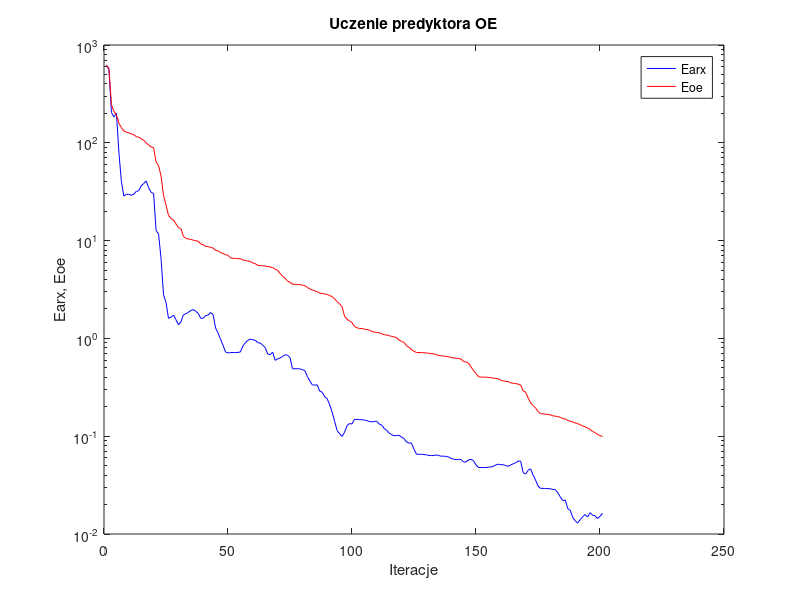
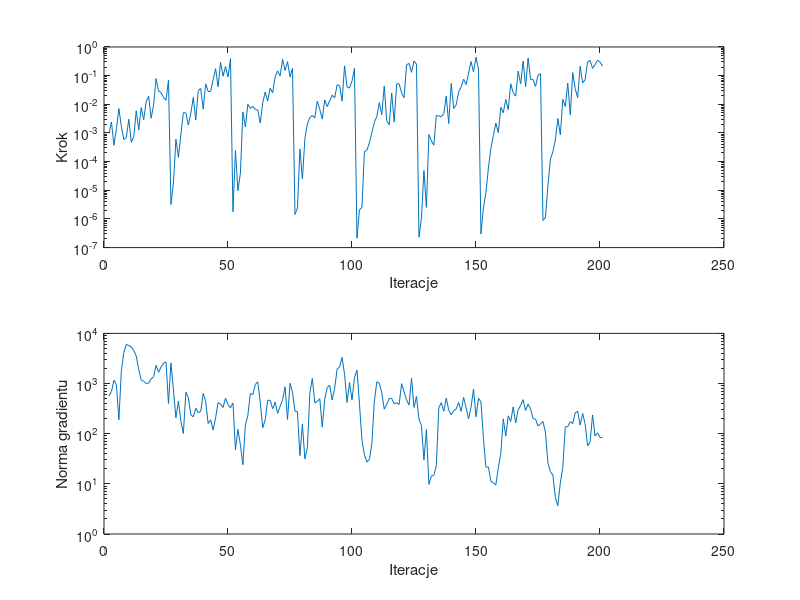

Recreate these plots in MATLAB, in order.
%uczenie predyktora oe
clear all;
n=0; farx(n+1)=6.204578e+002; foe(n+1)=6.212872e+002; wspucz(n+1)=0.000000e+000; ng(n+1)=0.000000e+000;
%odnowa zmiennej metryki
n=1; farx(n+1)=5.564738e+002; foe(n+1)=5.766908e+002; krok(n+1)=9.761580e-004; ng(n+1)=5.693936e+002;
n=2; farx(n+1)=2.036030e+002; foe(n+1)=2.462947e+002; krok(n+1)=2.414856e-003; ng(n+1)=6.933455e+002;
n=3; farx(n+1)=1.839379e+002; foe(n+1)=2.088656e+002; krok(n+1)=3.716215e-004; ng(n+1)=1.166593e+003;
n=4; farx(n+1)=2.013956e+002; foe(n+1)=1.939146e+002; krok(n+1)=1.402097e-003; ng(n+1)=9.520447e+002;
n=5; farx(n+1)=8.017323e+001; foe(n+1)=1.584903e+002; krok(n+1)=7.088910e-003; ng(n+1)=1.897772e+002;
n=6; farx(n+1)=4.038718e+001; foe(n+1)=1.434266e+002; krok(n+1)=1.670282e-003; ng(n+1)=1.799385e+003;
n=7; farx(n+1)=2.848207e+001; foe(n+1)=1.320210e+002; krok(n+1)=5.880954e-004; ng(n+1)=4.131045e+003;
n=8; farx(n+1)=2.980689e+001; foe(n+1)=1.288016e+002; krok(n+1)=6.946998e-004; ng(n+1)=6.068528e+003;
n=9; farx(n+1)=2.970668e+001; foe(n+1)=1.261499e+002; krok(n+1)=3.026819e-003; ng(n+1)=5.735345e+003;
n=10; farx(n+1)=2.906997e+001; foe(n+1)=1.235168e+002; krok(n+1)=4.704542e-004; ng(n+1)=5.364238e+003;
n=11; farx(n+1)=2.981887e+001; foe(n+1)=1.206421e+002; krok(n+1)=7.452159e-004; ng(n+1)=4.585219e+003;
n=12; farx(n+1)=3.179896e+001; foe(n+1)=1.158423e+002; krok(n+1)=5.945944e-003; ng(n+1)=3.534260e+003;
n=13; farx(n+1)=3.237703e+001; foe(n+1)=1.140748e+002; krok(n+1)=1.273916e-003; ng(n+1)=1.920334e+003;
n=14; farx(n+1)=3.629806e+001; foe(n+1)=1.100626e+002; krok(n+1)=7.632150e-003; ng(n+1)=1.178482e+003;
n=15; farx(n+1)=3.837462e+001; foe(n+1)=1.059747e+002; krok(n+1)=2.883948e-003; ng(n+1)=1.105453e+003;
n=16; farx(n+1)=4.070306e+001; foe(n+1)=9.964865e+001; krok(n+1)=1.226153e-002; ng(n+1)=1.002718e+003;
n=17; farx(n+1)=3.472213e+001; foe(n+1)=9.498642e+001; krok(n+1)=1.912971e-002; ng(n+1)=1.020084e+003;
n=18; farx(n+1)=3.108902e+001; foe(n+1)=9.069780e+001; krok(n+1)=3.264384e-003; ng(n+1)=1.236191e+003;
n=19; farx(n+1)=3.034198e+001; foe(n+1)=8.925748e+001; krok(n+1)=9.484553e-003; ng(n+1)=1.364357e+003;
n=20; farx(n+1)=1.272332e+001; foe(n+1)=6.353400e+001; krok(n+1)=7.911036e-002; ng(n+1)=2.302604e+003;
n=21; farx(n+1)=1.166303e+001; foe(n+1)=5.851729e+001; krok(n+1)=2.936823e-002; ng(n+1)=1.677061e+003;
n=22; farx(n+1)=6.558800e+000; foe(n+1)=4.575057e+001; krok(n+1)=2.550930e-002; ng(n+1)=2.137609e+003;
n=23; farx(n+1)=2.799158e+000; foe(n+1)=2.900471e+001; krok(n+1)=1.750226e-002; ng(n+1)=2.543891e+003;
n=24; farx(n+1)=2.332069e+000; foe(n+1)=2.309485e+001; krok(n+1)=1.378623e-002; ng(n+1)=2.702208e+003;
n=25; farx(n+1)=1.606472e+000; foe(n+1)=1.815569e+001; krok(n+1)=6.900644e-002; ng(n+1)=3.990250e+002;
%odnowa zmiennej metryki
n=26; farx(n+1)=1.645873e+000; foe(n+1)=1.685150e+001; krok(n+1)=3.174164e-006; ng(n+1)=2.574854e+003;
n=27; farx(n+1)=1.727853e+000; foe(n+1)=1.626726e+001; krok(n+1)=1.808278e-005; ng(n+1)=7.429739e+002;
n=28; farx(n+1)=1.558333e+000; foe(n+1)=1.482755e+001; krok(n+1)=6.065490e-004; ng(n+1)=2.057133e+002;
n=29; farx(n+1)=1.379526e+000; foe(n+1)=1.354253e+001; krok(n+1)=1.409239e-004; ng(n+1)=4.460539e+002;
n=30; farx(n+1)=1.468834e+000; foe(n+1)=1.330670e+001; krok(n+1)=8.931057e-004; ng(n+1)=1.757818e+002;
n=31; farx(n+1)=1.745682e+000; foe(n+1)=1.103842e+001; krok(n+1)=5.119766e-003; ng(n+1)=1.010529e+002;
n=32; farx(n+1)=1.786541e+000; foe(n+1)=1.055790e+001; krok(n+1)=5.036156e-003; ng(n+1)=6.713444e+002;
n=33; farx(n+1)=1.843128e+000; foe(n+1)=1.038814e+001; krok(n+1)=1.882699e-003; ng(n+1)=5.249426e+002;
n=34; farx(n+1)=1.932236e+000; foe(n+1)=1.028332e+001; krok(n+1)=4.853566e-003; ng(n+1)=2.389729e+002;
n=35; farx(n+1)=1.968182e+000; foe(n+1)=1.009805e+001; krok(n+1)=1.734832e-002; ng(n+1)=2.163554e+002;
n=36; farx(n+1)=1.895568e+000; foe(n+1)=9.984852e+000; krok(n+1)=2.827577e-003; ng(n+1)=3.207977e+002;
n=37; farx(n+1)=1.803324e+000; foe(n+1)=9.841506e+000; krok(n+1)=3.022871e-002; ng(n+1)=2.613541e+002;
n=38; farx(n+1)=1.606628e+000; foe(n+1)=9.256922e+000; krok(n+1)=3.556534e-002; ng(n+1)=2.787544e+002;
n=39; farx(n+1)=1.605838e+000; foe(n+1)=9.053680e+000; krok(n+1)=6.832143e-003; ng(n+1)=6.372443e+002;
n=40; farx(n+1)=1.713641e+000; foe(n+1)=8.726187e+000; krok(n+1)=5.160128e-002; ng(n+1)=4.407751e+002;
n=41; farx(n+1)=1.732746e+000; foe(n+1)=8.685147e+000; krok(n+1)=2.803148e-002; ng(n+1)=1.593202e+002;
n=42; farx(n+1)=1.844014e+000; foe(n+1)=8.511133e+000; krok(n+1)=2.835564e-002; ng(n+1)=1.892705e+002;
n=43; farx(n+1)=1.745967e+000; foe(n+1)=8.406138e+000; krok(n+1)=7.266281e-002; ng(n+1)=1.181140e+002;
n=44; farx(n+1)=1.277349e+000; foe(n+1)=7.940680e+000; krok(n+1)=1.752988e-001; ng(n+1)=2.070243e+002;
n=45; farx(n+1)=1.134336e+000; foe(n+1)=7.850175e+000; krok(n+1)=4.102628e-002; ng(n+1)=4.164083e+002;
n=46; farx(n+1)=9.780284e-001; foe(n+1)=7.543279e+000; krok(n+1)=2.920744e-001; ng(n+1)=3.867862e+002;
n=47; farx(n+1)=8.512356e-001; foe(n+1)=7.360567e+000; krok(n+1)=9.563284e-002; ng(n+1)=3.329715e+002;
n=48; farx(n+1)=7.262478e-001; foe(n+1)=7.175427e+000; krok(n+1)=2.093785e-001; ng(n+1)=5.110247e+002;
n=49; farx(n+1)=7.083012e-001; foe(n+1)=7.067808e+000; krok(n+1)=8.973318e-002; ng(n+1)=3.812443e+002;
n=50; farx(n+1)=7.178447e-001; foe(n+1)=6.637094e+000; krok(n+1)=3.923690e-001; ng(n+1)=3.277761e+002;
%odnowa zmiennej metryki
n=51; farx(n+1)=7.166589e-001; foe(n+1)=6.601632e+000; krok(n+1)=1.783261e-006; ng(n+1)=4.088486e+002;
n=52; farx(n+1)=7.157531e-001; foe(n+1)=6.559008e+000; krok(n+1)=2.447979e-004; ng(n+1)=4.796361e+001;
n=53; farx(n+1)=7.193174e-001; foe(n+1)=6.547815e+000; krok(n+1)=9.645404e-006; ng(n+1)=1.216214e+002;
n=54; farx(n+1)=7.268283e-001; foe(n+1)=6.537375e+000; krok(n+1)=3.982214e-005; ng(n+1)=6.016688e+001;
n=55; farx(n+1)=8.372170e-001; foe(n+1)=6.336424e+000; krok(n+1)=5.433546e-003; ng(n+1)=2.404796e+001;
n=56; farx(n+1)=9.027790e-001; foe(n+1)=6.252871e+000; krok(n+1)=1.631651e-003; ng(n+1)=1.504244e+002;
n=57; farx(n+1)=9.543868e-001; foe(n+1)=6.180206e+000; krok(n+1)=1.000091e-002; ng(n+1)=2.321241e+002;
n=58; farx(n+1)=9.837265e-001; foe(n+1)=6.114300e+000; krok(n+1)=7.242402e-003; ng(n+1)=6.327635e+002;
n=59; farx(n+1)=9.675312e-001; foe(n+1)=5.915171e+000; krok(n+1)=8.402186e-003; ng(n+1)=6.022833e+002;
n=60; farx(n+1)=9.580277e-001; foe(n+1)=5.803021e+000; krok(n+1)=6.669234e-003; ng(n+1)=9.520088e+002;
n=61; farx(n+1)=9.038633e-001; foe(n+1)=5.583999e+000; krok(n+1)=6.271232e-003; ng(n+1)=1.082109e+003;
n=62; farx(n+1)=8.968942e-001; foe(n+1)=5.556795e+000; krok(n+1)=2.218843e-003; ng(n+1)=4.303031e+002;
n=63; farx(n+1)=8.538055e-001; foe(n+1)=5.532609e+000; krok(n+1)=1.139839e-002; ng(n+1)=1.310278e+002;
n=64; farx(n+1)=8.062643e-001; foe(n+1)=5.492422e+000; krok(n+1)=2.690904e-002; ng(n+1)=1.885120e+002;
n=65; farx(n+1)=6.922717e-001; foe(n+1)=5.431097e+000; krok(n+1)=1.296098e-002; ng(n+1)=4.611358e+002;
n=66; farx(n+1)=6.817749e-001; foe(n+1)=5.373499e+000; krok(n+1)=3.692409e-002; ng(n+1)=4.645621e+002;
n=67; farx(n+1)=7.244712e-001; foe(n+1)=5.306897e+000; krok(n+1)=2.502768e-002; ng(n+1)=3.132037e+002;
n=68; farx(n+1)=5.970028e-001; foe(n+1)=5.100176e+000; krok(n+1)=9.118713e-002; ng(n+1)=4.264778e+002;
n=69; farx(n+1)=6.159963e-001; foe(n+1)=4.971047e+000; krok(n+1)=1.468011e-001; ng(n+1)=2.539543e+002;
n=70; farx(n+1)=6.299127e-001; foe(n+1)=4.609565e+000; krok(n+1)=9.760941e-002; ng(n+1)=3.498088e+002;
n=71; farx(n+1)=6.541452e-001; foe(n+1)=4.323190e+000; krok(n+1)=3.711420e-001; ng(n+1)=4.717698e+002;
n=72; farx(n+1)=6.800167e-001; foe(n+1)=4.123586e+000; krok(n+1)=1.506743e-001; ng(n+1)=8.585173e+002;
n=73; farx(n+1)=6.721200e-001; foe(n+1)=3.863984e+000; krok(n+1)=3.083795e-001; ng(n+1)=1.921810e+002;
n=74; farx(n+1)=6.367194e-001; foe(n+1)=3.745991e+000; krok(n+1)=9.091272e-002; ng(n+1)=1.013571e+003;
n=75; farx(n+1)=4.891635e-001; foe(n+1)=3.581851e+000; krok(n+1)=1.794664e-001; ng(n+1)=6.735109e+002;
%odnowa zmiennej metryki
n=76; farx(n+1)=4.894051e-001; foe(n+1)=3.574172e+000; krok(n+1)=1.443225e-006; ng(n+1)=2.823447e+002;
n=77; farx(n+1)=4.901107e-001; foe(n+1)=3.565527e+000; krok(n+1)=2.417991e-006; ng(n+1)=2.745631e+002;
n=78; farx(n+1)=4.878499e-001; foe(n+1)=3.541064e+000; krok(n+1)=2.770473e-004; ng(n+1)=3.656292e+001;
n=79; farx(n+1)=4.786972e-001; foe(n+1)=3.508019e+000; krok(n+1)=2.470394e-005; ng(n+1)=1.552013e+002;
n=80; farx(n+1)=4.692291e-001; foe(n+1)=3.457740e+000; krok(n+1)=6.277588e-004; ng(n+1)=3.138933e+001;
n=81; farx(n+1)=4.083525e-001; foe(n+1)=3.319673e+000; krok(n+1)=2.050616e-003; ng(n+1)=5.239682e+001;
n=82; farx(n+1)=3.664243e-001; foe(n+1)=3.207629e+000; krok(n+1)=3.452691e-003; ng(n+1)=6.417564e+002;
n=83; farx(n+1)=3.350003e-001; foe(n+1)=3.117437e+000; krok(n+1)=4.065324e-003; ng(n+1)=1.270699e+003;
n=84; farx(n+1)=3.330910e-001; foe(n+1)=3.064747e+000; krok(n+1)=3.359405e-003; ng(n+1)=4.098615e+002;
n=85; farx(n+1)=3.344466e-001; foe(n+1)=3.001768e+000; krok(n+1)=1.296098e-002; ng(n+1)=4.402884e+002;
n=86; farx(n+1)=2.888742e-001; foe(n+1)=2.900721e+000; krok(n+1)=6.669234e-003; ng(n+1)=4.981280e+002;
n=87; farx(n+1)=2.816462e-001; foe(n+1)=2.879336e+000; krok(n+1)=3.056641e-003; ng(n+1)=1.354354e+002;
n=88; farx(n+1)=2.529947e-001; foe(n+1)=2.841849e+000; krok(n+1)=1.417782e-002; ng(n+1)=4.850153e+002;
n=89; farx(n+1)=2.410734e-001; foe(n+1)=2.819389e+000; krok(n+1)=8.309325e-003; ng(n+1)=8.347399e+002;
n=90; farx(n+1)=2.094123e-001; foe(n+1)=2.741099e+000; krok(n+1)=1.303720e-002; ng(n+1)=9.238259e+002;
n=91; farx(n+1)=1.760124e-001; foe(n+1)=2.673191e+000; krok(n+1)=2.079162e-002; ng(n+1)=4.676137e+002;
n=92; farx(n+1)=1.420473e-001; foe(n+1)=2.534020e+000; krok(n+1)=1.680437e-002; ng(n+1)=8.050512e+002;
n=93; farx(n+1)=1.141064e-001; foe(n+1)=2.382696e+000; krok(n+1)=4.785778e-002; ng(n+1)=1.947215e+003;
n=94; farx(n+1)=1.061415e-001; foe(n+1)=2.251843e+000; krok(n+1)=4.568872e-002; ng(n+1)=2.134338e+003;
n=95; farx(n+1)=9.947889e-002; foe(n+1)=2.109456e+000; krok(n+1)=1.289397e-002; ng(n+1)=3.310938e+003;
n=96; farx(n+1)=1.096160e-001; foe(n+1)=1.684691e+000; krok(n+1)=2.203031e-001; ng(n+1)=1.522596e+003;
n=97; farx(n+1)=1.284087e-001; foe(n+1)=1.570751e+000; krok(n+1)=4.077788e-002; ng(n+1)=4.200243e+002;
n=98; farx(n+1)=1.347296e-001; foe(n+1)=1.503526e+000; krok(n+1)=3.680593e-002; ng(n+1)=1.047580e+003;
n=99; farx(n+1)=1.334006e-001; foe(n+1)=1.450551e+000; krok(n+1)=6.460817e-002; ng(n+1)=4.714047e+002;
n=100; farx(n+1)=1.488656e-001; foe(n+1)=1.327510e+000; krok(n+1)=1.817918e-001; ng(n+1)=1.306138e+003;
%odnowa zmiennej metryki
n=101; farx(n+1)=1.484571e-001; foe(n+1)=1.282938e+000; krok(n+1)=2.118962e-007; ng(n+1)=1.851277e+003;
n=102; farx(n+1)=1.475188e-001; foe(n+1)=1.263223e+000; krok(n+1)=2.079230e-006; ng(n+1)=4.055551e+002;
n=103; farx(n+1)=1.474089e-001; foe(n+1)=1.262364e+000; krok(n+1)=2.533654e-006; ng(n+1)=7.444058e+001;
n=104; farx(n+1)=1.465313e-001; foe(n+1)=1.241761e+000; krok(n+1)=2.196646e-004; ng(n+1)=3.827244e+001;
n=105; farx(n+1)=1.442177e-001; foe(n+1)=1.233656e+000; krok(n+1)=2.516773e-004; ng(n+1)=2.721333e+001;
n=106; farx(n+1)=1.413618e-001; foe(n+1)=1.213896e+000; krok(n+1)=4.482666e-004; ng(n+1)=3.077353e+001;
n=107; farx(n+1)=1.400653e-001; foe(n+1)=1.177575e+000; krok(n+1)=1.021844e-003; ng(n+1)=6.210011e+001;
n=108; farx(n+1)=1.416476e-001; foe(n+1)=1.159173e+000; krok(n+1)=2.359800e-003; ng(n+1)=4.333569e+002;
n=109; farx(n+1)=1.420120e-001; foe(n+1)=1.152655e+000; krok(n+1)=3.715831e-003; ng(n+1)=1.080465e+003;
n=110; farx(n+1)=1.329238e-001; foe(n+1)=1.137918e+000; krok(n+1)=1.139839e-002; ng(n+1)=1.015221e+003;
n=111; farx(n+1)=1.300891e-001; foe(n+1)=1.115204e+000; krok(n+1)=4.341280e-003; ng(n+1)=6.557622e+002;
n=112; farx(n+1)=1.196987e-001; foe(n+1)=1.091226e+000; krok(n+1)=4.346837e-002; ng(n+1)=3.101277e+002;
n=113; farx(n+1)=1.146728e-001; foe(n+1)=1.082263e+000; krok(n+1)=2.673171e-003; ng(n+1)=3.817506e+002;
n=114; farx(n+1)=1.076939e-001; foe(n+1)=1.066840e+000; krok(n+1)=1.934772e-003; ng(n+1)=5.058679e+002;
n=115; farx(n+1)=1.037081e-001; foe(n+1)=1.047926e+000; krok(n+1)=2.476948e-002; ng(n+1)=5.011801e+002;
n=116; farx(n+1)=1.009530e-001; foe(n+1)=1.037636e+000; krok(n+1)=2.397584e-003; ng(n+1)=3.949842e+002;
n=117; farx(n+1)=1.014863e-001; foe(n+1)=1.016374e+000; krok(n+1)=5.157588e-002; ng(n+1)=4.153500e+002;
n=118; farx(n+1)=1.020654e-001; foe(n+1)=9.601412e-001; krok(n+1)=5.197516e-002; ng(n+1)=3.816995e+002;
n=119; farx(n+1)=9.784232e-002; foe(n+1)=9.292425e-001; krok(n+1)=2.502768e-002; ng(n+1)=9.965012e+002;
n=120; farx(n+1)=9.456637e-002; foe(n+1)=9.093612e-001; krok(n+1)=1.696688e-002; ng(n+1)=6.845888e+002;
n=121; farx(n+1)=8.718368e-002; foe(n+1)=8.398153e-001; krok(n+1)=2.357265e-001; ng(n+1)=4.731617e+002;
n=122; farx(n+1)=8.516184e-002; foe(n+1)=8.111876e-001; krok(n+1)=2.693452e-001; ng(n+1)=3.720344e+002;
n=123; farx(n+1)=8.481592e-002; foe(n+1)=7.683998e-001; krok(n+1)=1.300904e-001; ng(n+1)=1.271879e+003;
n=124; farx(n+1)=7.345915e-002; foe(n+1)=7.378083e-001; krok(n+1)=3.240219e-001; ng(n+1)=3.354329e+002;
n=125; farx(n+1)=6.538235e-002; foe(n+1)=7.179388e-001; krok(n+1)=2.522670e-001; ng(n+1)=5.521734e+002;
%odnowa zmiennej metryki
n=126; farx(n+1)=6.536657e-002; foe(n+1)=7.173621e-001; krok(n+1)=2.320443e-007; ng(n+1)=1.961831e+002;
n=127; farx(n+1)=6.530551e-002; foe(n+1)=7.161081e-001; krok(n+1)=1.068253e-006; ng(n+1)=1.458383e+002;
n=128; farx(n+1)=6.493197e-002; foe(n+1)=7.126255e-001; krok(n+1)=4.888219e-005; ng(n+1)=2.980098e+001;
n=129; farx(n+1)=6.455503e-002; foe(n+1)=7.107108e-001; krok(n+1)=2.522207e-006; ng(n+1)=1.209801e+002;
n=130; farx(n+1)=6.344441e-002; foe(n+1)=7.046830e-001; krok(n+1)=8.861138e-004; ng(n+1)=9.785193e+000;
n=131; farx(n+1)=6.340803e-002; foe(n+1)=6.986986e-001; krok(n+1)=5.319106e-004; ng(n+1)=1.426890e+001;
n=132; farx(n+1)=6.342406e-002; foe(n+1)=6.962613e-001; krok(n+1)=3.748417e-004; ng(n+1)=1.495942e+001;
n=133; farx(n+1)=6.431863e-002; foe(n+1)=6.796668e-001; krok(n+1)=4.049572e-003; ng(n+1)=2.309295e+001;
n=134; farx(n+1)=6.347502e-002; foe(n+1)=6.713501e-001; krok(n+1)=3.941672e-003; ng(n+1)=3.288219e+002;
n=135; farx(n+1)=6.239348e-002; foe(n+1)=6.649494e-001; krok(n+1)=3.698907e-003; ng(n+1)=4.158278e+002;
n=136; farx(n+1)=6.256110e-002; foe(n+1)=6.585305e-001; krok(n+1)=4.692985e-003; ng(n+1)=2.800050e+002;
n=137; farx(n+1)=6.205482e-002; foe(n+1)=6.528260e-001; krok(n+1)=1.945154e-002; ng(n+1)=5.132573e+002;
n=138; farx(n+1)=6.126255e-002; foe(n+1)=6.495740e-001; krok(n+1)=2.132304e-003; ng(n+1)=2.955034e+002;
n=139; farx(n+1)=5.927569e-002; foe(n+1)=6.353779e-001; krok(n+1)=5.360061e-002; ng(n+1)=2.385358e+002;
n=140; farx(n+1)=5.827828e-002; foe(n+1)=6.318214e-001; krok(n+1)=7.172266e-003; ng(n+1)=2.873872e+002;
n=141; farx(n+1)=5.751732e-002; foe(n+1)=6.280485e-001; krok(n+1)=9.502242e-003; ng(n+1)=3.107399e+002;
n=142; farx(n+1)=5.802041e-002; foe(n+1)=6.233010e-001; krok(n+1)=2.642647e-002; ng(n+1)=4.200383e+002;
n=143; farx(n+1)=5.773631e-002; foe(n+1)=6.156602e-001; krok(n+1)=4.028924e-002; ng(n+1)=2.798537e+002;
n=144; farx(n+1)=5.437410e-002; foe(n+1)=5.798911e-001; krok(n+1)=7.542765e-002; ng(n+1)=5.309382e+002;
n=145; farx(n+1)=5.466328e-002; foe(n+1)=5.727106e-001; krok(n+1)=4.879939e-002; ng(n+1)=3.306230e+002;
n=146; farx(n+1)=5.734412e-002; foe(n+1)=5.580163e-001; krok(n+1)=1.230771e-001; ng(n+1)=1.976341e+002;
n=147; farx(n+1)=5.793398e-002; foe(n+1)=5.112377e-001; krok(n+1)=3.123324e-001; ng(n+1)=3.402568e+002;
n=148; farx(n+1)=5.608184e-002; foe(n+1)=4.686235e-001; krok(n+1)=1.341318e-001; ng(n+1)=7.722032e+002;
n=149; farx(n+1)=5.084152e-002; foe(n+1)=4.386211e-001; krok(n+1)=4.406235e-001; ng(n+1)=2.178420e+002;
n=150; farx(n+1)=4.787998e-002; foe(n+1)=4.057401e-001; krok(n+1)=1.677703e-001; ng(n+1)=5.056135e+002;
%odnowa zmiennej metryki
n=151; farx(n+1)=4.784335e-002; foe(n+1)=4.023868e-001; krok(n+1)=3.000028e-007; ng(n+1)=4.346346e+002;
n=152; farx(n+1)=4.782704e-002; foe(n+1)=4.015513e-001; krok(n+1)=2.472091e-006; ng(n+1)=7.968543e+001;
n=153; farx(n+1)=4.789671e-002; foe(n+1)=4.013017e-001; krok(n+1)=8.318815e-006; ng(n+1)=2.148231e+001;
n=154; farx(n+1)=4.815447e-002; foe(n+1)=3.995757e-001; krok(n+1)=5.936963e-005; ng(n+1)=2.170935e+001;
n=155; farx(n+1)=4.848612e-002; foe(n+1)=3.973764e-001; krok(n+1)=2.887783e-004; ng(n+1)=1.128509e+001;
n=156; farx(n+1)=4.923843e-002; foe(n+1)=3.919712e-001; krok(n+1)=8.178849e-004; ng(n+1)=1.046388e+001;
n=157; farx(n+1)=5.088370e-002; foe(n+1)=3.892373e-001; krok(n+1)=2.218843e-003; ng(n+1)=9.550110e+000;
n=158; farx(n+1)=5.175092e-002; foe(n+1)=3.864046e-001; krok(n+1)=1.025308e-003; ng(n+1)=2.097535e+001;
n=159; farx(n+1)=5.107659e-002; foe(n+1)=3.739592e-001; krok(n+1)=7.815763e-003; ng(n+1)=4.025002e+001;
n=160; farx(n+1)=5.116010e-002; foe(n+1)=3.674106e-001; krok(n+1)=5.062842e-003; ng(n+1)=1.975427e+002;
n=161; farx(n+1)=4.998452e-002; foe(n+1)=3.636218e-001; krok(n+1)=1.477175e-002; ng(n+1)=8.927753e+001;
n=162; farx(n+1)=4.926359e-002; foe(n+1)=3.615937e-001; krok(n+1)=6.475792e-003; ng(n+1)=2.274729e+002;
n=163; farx(n+1)=5.080454e-002; foe(n+1)=3.512254e-001; krok(n+1)=5.184392e-002; ng(n+1)=1.755651e+002;
n=164; farx(n+1)=5.227977e-002; foe(n+1)=3.474207e-001; krok(n+1)=2.541206e-002; ng(n+1)=3.431858e+002;
n=165; farx(n+1)=5.358922e-002; foe(n+1)=3.452217e-001; krok(n+1)=1.932256e-002; ng(n+1)=1.638689e+002;
n=166; farx(n+1)=5.557417e-002; foe(n+1)=3.411068e-001; krok(n+1)=1.439513e-001; ng(n+1)=2.970213e+002;
n=167; farx(n+1)=5.569119e-002; foe(n+1)=3.335852e-001; krok(n+1)=5.160128e-002; ng(n+1)=3.663363e+002;
n=168; farx(n+1)=4.246541e-002; foe(n+1)=2.906397e-001; krok(n+1)=3.240219e-001; ng(n+1)=4.771742e+002;
n=169; farx(n+1)=4.098614e-002; foe(n+1)=2.817924e-001; krok(n+1)=4.134280e-002; ng(n+1)=2.896738e+002;
n=170; farx(n+1)=4.475155e-002; foe(n+1)=2.470704e-001; krok(n+1)=4.105219e-001; ng(n+1)=3.910835e+002;
n=171; farx(n+1)=4.637705e-002; foe(n+1)=2.193514e-001; krok(n+1)=7.437068e-002; ng(n+1)=3.147841e+002;
n=172; farx(n+1)=4.025229e-002; foe(n+1)=2.055624e-001; krok(n+1)=7.365334e-002; ng(n+1)=1.989606e+002;
n=173; farx(n+1)=3.572925e-002; foe(n+1)=1.951181e-001; krok(n+1)=4.193314e-002; ng(n+1)=1.954377e+002;
n=174; farx(n+1)=3.093132e-002; foe(n+1)=1.789171e-001; krok(n+1)=1.041001e-001; ng(n+1)=1.421083e+002;
n=175; farx(n+1)=2.929443e-002; foe(n+1)=1.703399e-001; krok(n+1)=1.158784e-001; ng(n+1)=1.567098e+002;
%odnowa zmiennej metryki
n=176; farx(n+1)=2.927014e-002; foe(n+1)=1.690150e-001; krok(n+1)=8.833172e-007; ng(n+1)=1.759634e+002;
n=177; farx(n+1)=2.923011e-002; foe(n+1)=1.680317e-001; krok(n+1)=1.138748e-006; ng(n+1)=1.068115e+002;
n=178; farx(n+1)=2.912286e-002; foe(n+1)=1.675015e-001; krok(n+1)=1.451496e-005; ng(n+1)=2.595803e+001;
n=179; farx(n+1)=2.902608e-002; foe(n+1)=1.650597e-001; krok(n+1)=1.239407e-004; ng(n+1)=1.742702e+001;
n=180; farx(n+1)=2.850354e-002; foe(n+1)=1.614105e-001; krok(n+1)=2.215284e-004; ng(n+1)=1.497994e+001;
n=181; farx(n+1)=2.838249e-002; foe(n+1)=1.603261e-001; krok(n+1)=5.685319e-004; ng(n+1)=5.278736e+000;
n=182; farx(n+1)=2.637471e-002; foe(n+1)=1.583966e-001; krok(n+1)=3.204288e-003; ng(n+1)=3.650404e+000;
n=183; farx(n+1)=2.391019e-002; foe(n+1)=1.560666e-001; krok(n+1)=8.605927e-004; ng(n+1)=1.046366e+001;
n=184; farx(n+1)=2.199348e-002; foe(n+1)=1.512862e-001; krok(n+1)=1.503491e-002; ng(n+1)=2.113535e+001;
n=185; farx(n+1)=2.225196e-002; foe(n+1)=1.504920e-001; krok(n+1)=8.362796e-003; ng(n+1)=1.372859e+002;
n=186; farx(n+1)=1.816842e-002; foe(n+1)=1.444652e-001; krok(n+1)=5.536703e-002; ng(n+1)=1.385634e+002;
n=187; farx(n+1)=1.746523e-002; foe(n+1)=1.428872e-001; krok(n+1)=4.290347e-003; ng(n+1)=1.737115e+002;
n=188; farx(n+1)=1.477054e-002; foe(n+1)=1.394657e-001; krok(n+1)=1.277097e-001; ng(n+1)=1.587062e+002;
n=189; farx(n+1)=1.363671e-002; foe(n+1)=1.368237e-001; krok(n+1)=3.468850e-002; ng(n+1)=2.592846e+002;
n=190; farx(n+1)=1.291261e-002; foe(n+1)=1.344712e-001; krok(n+1)=1.706649e-002; ng(n+1)=2.806408e+002;
n=191; farx(n+1)=1.403100e-002; foe(n+1)=1.311378e-001; krok(n+1)=2.134155e-001; ng(n+1)=1.485665e+002;
n=192; farx(n+1)=1.497460e-002; foe(n+1)=1.273157e-001; krok(n+1)=5.565015e-002; ng(n+1)=2.537344e+002;
n=193; farx(n+1)=1.581389e-002; foe(n+1)=1.246999e-001; krok(n+1)=7.204068e-002; ng(n+1)=1.570463e+002;
n=194; farx(n+1)=1.491142e-002; foe(n+1)=1.212601e-001; krok(n+1)=3.017106e-001; ng(n+1)=5.722161e+001;
n=195; farx(n+1)=1.653497e-002; foe(n+1)=1.174383e-001; krok(n+1)=3.372291e-001; ng(n+1)=6.794701e+001;
n=196; farx(n+1)=1.556252e-002; foe(n+1)=1.117830e-001; krok(n+1)=1.794664e-001; ng(n+1)=2.365862e+002;
n=197; farx(n+1)=1.537937e-002; foe(n+1)=1.086770e-001; krok(n+1)=2.427351e-001; ng(n+1)=8.999151e+001;
n=198; farx(n+1)=1.439571e-002; foe(n+1)=1.041694e-001; krok(n+1)=3.444314e-001; ng(n+1)=1.038246e+002;
n=199; farx(n+1)=1.515364e-002; foe(n+1)=1.016720e-001; krok(n+1)=2.987477e-001; ng(n+1)=8.452240e+001;
n=200; farx(n+1)=1.627696e-002; foe(n+1)=9.886890e-002; krok(n+1)=2.144024e-001; ng(n+1)=8.303202e+001;

figure; semilogy(farx,'b'); hold on; semilogy(foe,'r'); xlabel('Iteracje'); ylabel('Earx, Eoe'); legend('Earx','Eoe'); title('Uczenie predyktora OE');
figure; subplot(2,1,1); semilogy(krok); xlabel('Iteracje'); ylabel('Krok');
subplot(2,1,2); semilogy(ng); xlabel('Iteracje'); ylabel('Norma gradientu');
Earx=farx(n+1)
Eoe=foe(n+1)
